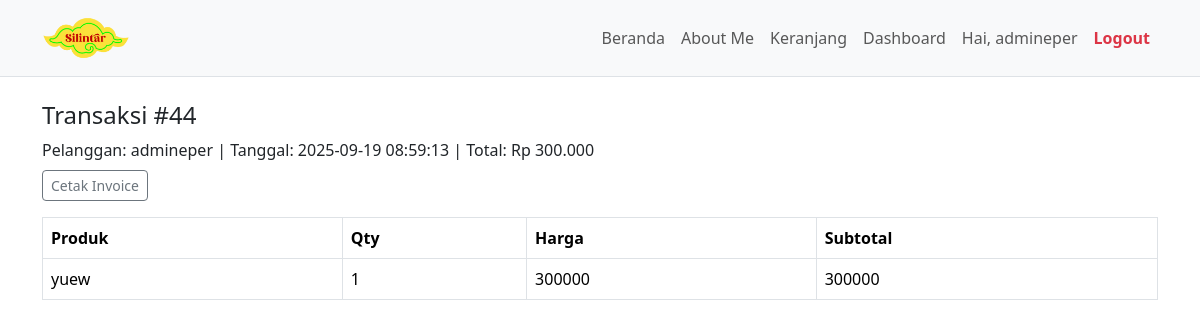
Screenshot of /umkm_2/public/admin/transaksi_detail.php?id=44 (signed in) with the database file from the repository.
### tables this page shows
CREATE TABLE `tb_transaksi` (
  `id_transaksi` int NOT NULL,
  `id_pelanggan` int NOT NULL,
  `tanggal` datetime NOT NULL DEFAULT CURRENT_TIMESTAMP,
  `total_harga` int NOT NULL,
  `metode_bayar` varchar(100) DEFAULT NULL,
  `metode_kirim` varchar(100) DEFAULT NULL,
  `alamat_kirim` varchar(255) DEFAULT NULL,
  `status` varchar(50) DEFAULT 'baru'
);

CREATE TABLE `tb_user` (
  `id` int NOT NULL,
  `nama` varchar(255) NOT NULL,
  `email` varchar(255) NOT NULL,
  `username` varchar(255) NOT NULL,
  `password` varchar(255) NOT NULL,
  `hp` varchar(255) DEFAULT NULL,
  `alamat` varchar(255) DEFAULT NULL,
  `role` enum('admin','pelanggan') NOT NULL DEFAULT 'pelanggan'
);

CREATE TABLE `tb_detail` (
  `id_detail` int NOT NULL,
  `id_transaksi` int NOT NULL,
  `id_produk` int NOT NULL,
  `jumlah` int NOT NULL,
  `harga_satuan` int NOT NULL,
  `subtotal` int NOT NULL
);

CREATE TABLE `tb_produk` (
  `id` int NOT NULL,
  `nama` varchar(255) NOT NULL,
  `harga` int NOT NULL,
  `stok` int NOT NULL DEFAULT '0',
  `foto` varchar(255) DEFAULT NULL,
  `deskripsi` text,
  `id_kategori` int DEFAULT NULL
);

### umkm_2/public/config.php (called while the page is built, shortened)
<?php
function e($str){ return htmlspecialchars($str, ENT_QUOTES, 'UTF-8'); }
?>

### umkm_2/public/admin/transaksi_detail.php (the view, shortened to what this page needs)
<?php require '../config.php'; if(!is_admin()) redirect('../login.php');
$id = (int)($_GET['id'] ?? 0);
$trx = $conn->query("SELECT t.*, u.nama FROM tb_transaksi t JOIN tb_user u ON t.id_pelanggan=u.id WHERE t.id_transaksi=$id")->fetch_assoc();
$items = $conn->query("SELECT d.*, p.nama FROM tb_detail d JOIN tb_produk p ON d.id_produk=p.id WHERE d.id_transaksi=$id")->fetch_all(MYSQLI_ASSOC);
?>
<!doctype html><html lang="id"><head>
<link href="https://cdn.jsdelivr.net/npm/bootstrap@5.3.2/dist/css/bootstrap.min.css" rel="stylesheet">
</head><body>
<?php include '../_navbar.php'; ?>
<div class="container my-4">
  <h4>Transaksi #<?=$id?></h4>
  <div class="mb-2">Pelanggan: <?=e($trx['nama'])?> | Tanggal: <?=$trx['tanggal']?> | Total: Rp <?=number_format($trx['total_harga'],0,',','.')?></div>
  <a class="btn btn-sm btn-outline-secondary" href="../invoice.php?id=<?=$id?>">Cetak Invoice</a>
  <div class="table-responsive mt-3">
    <table class="table table-bordered">
      <thead><tr><th>Produk</th><th>Qty</th><th>Harga</th><th>Subtotal</th></tr></thead>
      <tbody>
        <?php foreach($items as $it): ?>
          <tr><td><?=e($it['nama'])?></td><td><?=$it['jumlah']?></td><td><?=$it['harga_satuan']?></td><td><?=$it['subtotal']?></td></tr>
        <?php endforeach; ?>
      </tbody>
    </table>
  </div>
</div>
</body></html>

### rows the page displays
tb_transaksi: id_pelanggan.nama "admineper", tanggal "2025-09-19 08:59:13", total_harga "300.000"
tb_detail: id_produk.nama "yuew", jumlah "1", harga_satuan "300000", subtotal "300000"

### other values shown
$_SESSION['user']['nama'] "admineper"
$id "44"
